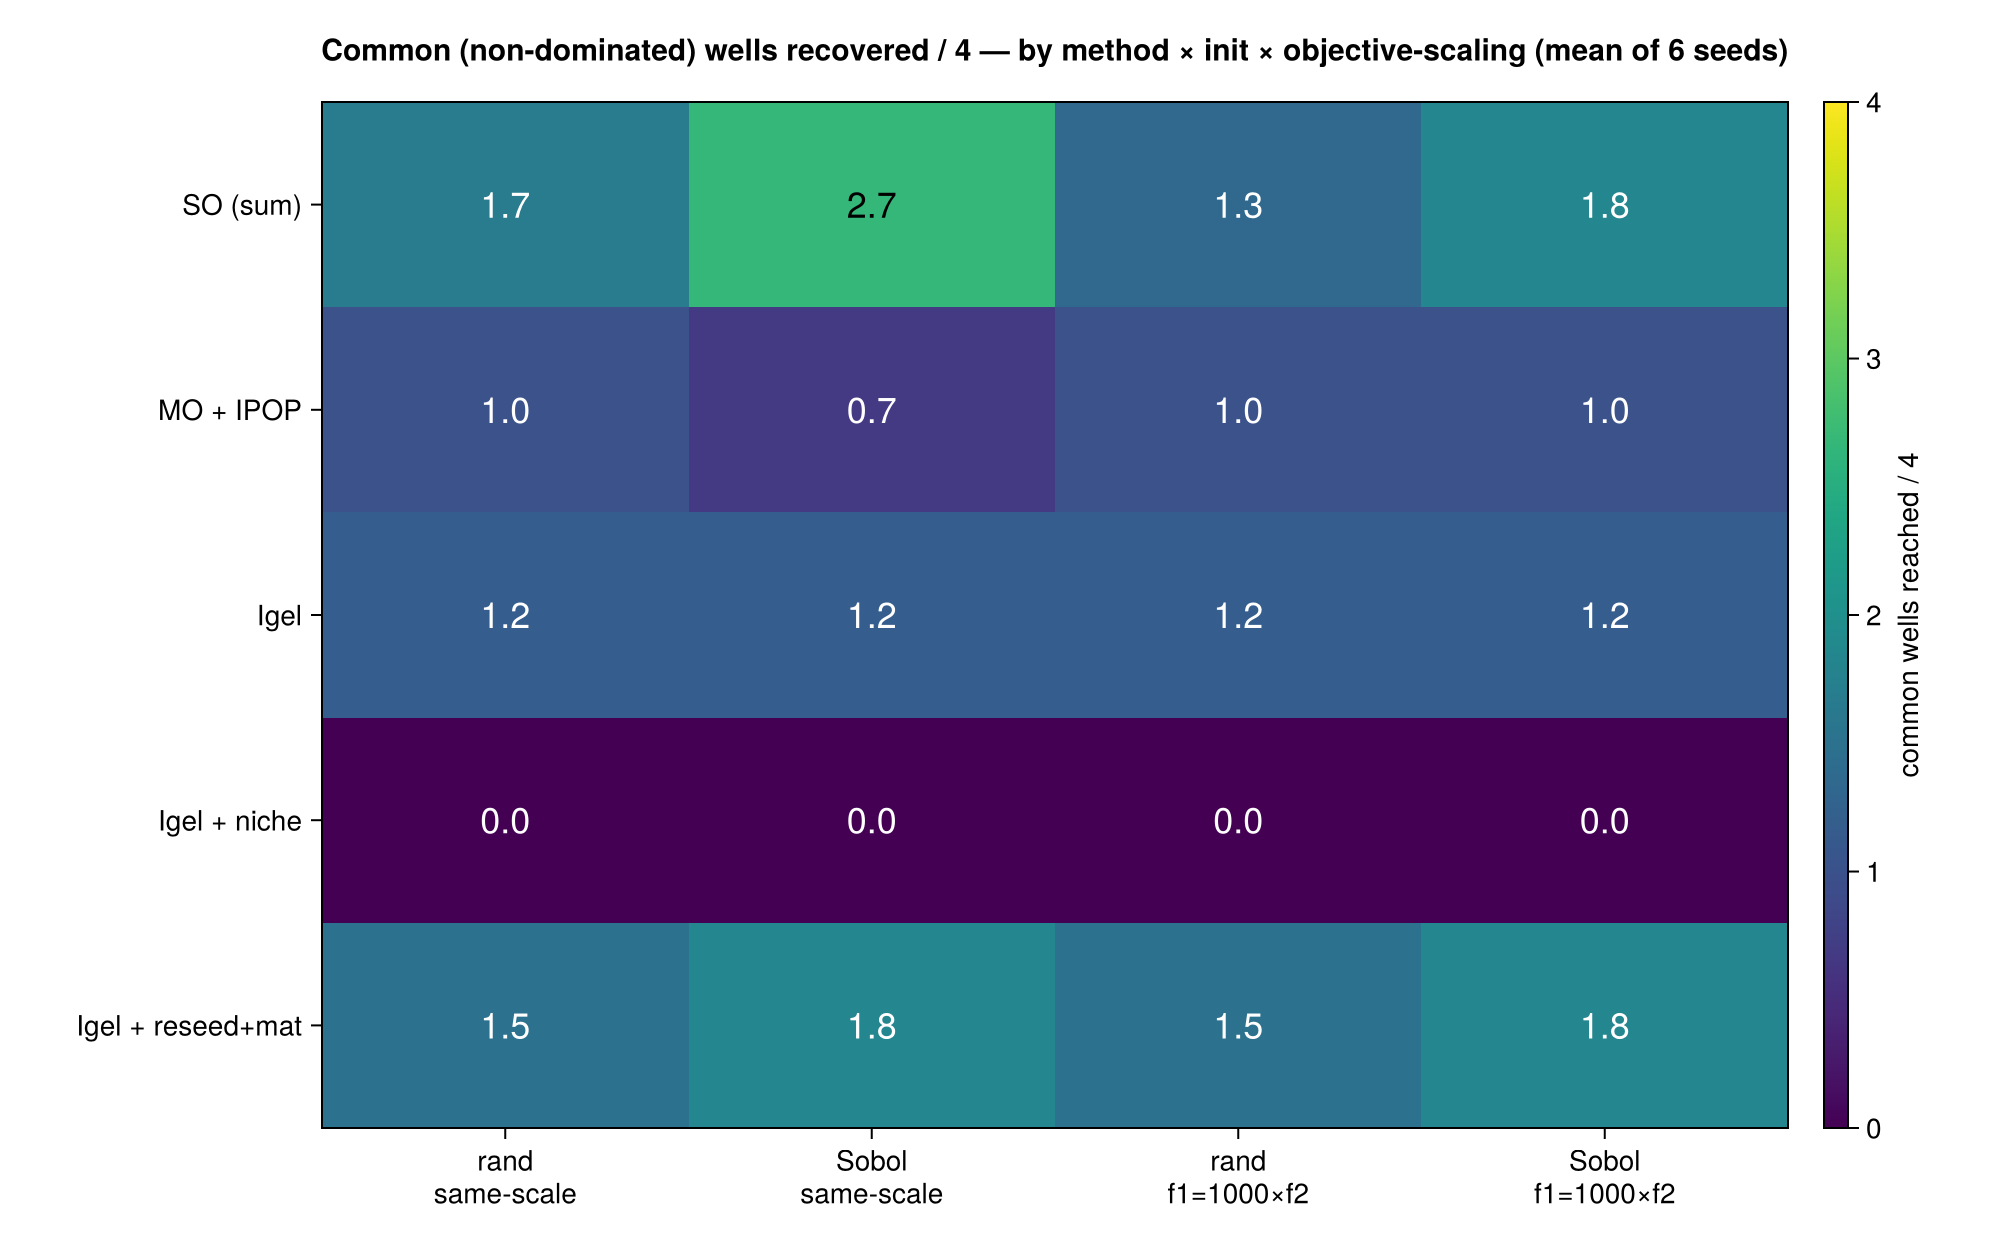

Julia code for this plot:
# Comprehensive panel: which optimizer recovers the COMMON (non-dominated) wells of a 6-D jagged
# shared-well problem, across methods × {Sobol init} × {objective scaling}.
#   Methods: SO (CMA-ES on the sum) · MO+IPOP (single-distribution MOCMAES w/ restarts) ·
#            Igel · Igel+niche · Igel+reseed+maturity   (all population/Pareto methods)
#   Toggles: Sobol vs random initial points · objectives same-scale vs f1 = 1000×f2
# Score = mean (over seeds) # of the 4 common wells reached (decision-near + BOTH objectives deep).
# Run:  ./julia_gdal.sh --project=. test/toy_panel.jl
using Pan
const CMAES=Pan.Search.CMAES; const MOCMAES=Pan.Search.MOCMAES; const IGEL=Pan.Search.IgelMOCMAES; const MOLBSA=Pan.Search.MOLBSA
import Random, Sobol, Statistics, LinearAlgebra
const LA = LinearAlgebra
import CairoMakie
const MK = CairoMakie
const OUTDIR = @__DIR__
const N = 6
const BUDGET = 7200
const SEEDS = 1:6

# ---- fixed surface: 4 common (anti-correlated → non-dominated) + 3 f1-only + 3 f2-only wells ----
# Basins are ANISOTROPIC and randomly ROTATED (precision Σ⁻¹ = Q diag(1/s²) Qᵀ), so the locally
# optimal covariance is non-diagonal and ill-conditioned — this actually exercises CMA-ES's
# covariance adaptation (isotropic wells would make the optimum a sphere).
@inline qf(d, P) = (d' * P * d)
function rand_prec(rng; width, cond)
  Q = Matrix(LA.qr(randn(rng, N, N)).Q)
  s = width .* cond .^ range(-0.5, 0.5; length=N)     # per-axis std devs (geometric mean = width)
  Q * LA.Diagonal(1.0 ./ s.^2) * Q'
end
function mkjag(wells, depths, rng; ns=12, amp=0.05, freq=7)
  Pw = [rand_prec(rng; width=0.11, cond=6.0) for _ in wells]      # rotated, ill-conditioned global wells
  sh = Tuple{Vector{Float64},Float64,Matrix{Float64}}[]; t = 0
  while length(sh) < ns && (t += 1) < 20000
    c = 0.1 .+ 0.8 .* rand(rng, N)
    (all(sum((c.-w).^2) > 0.30^2 for w in wells) && all(sum((c.-s[1]).^2) > 0.25^2 for s in sh)) || continue
    push!(sh, (c, 0.35 + 0.15rand(rng), rand_prec(rng; width=0.06, cond=4.0)))
  end
  function f(u)
    x = clamp.(u, 0, 1)
    v = -sum(depths[i]*exp(-0.5*qf(x .- wells[i], Pw[i])) for i in eachindex(wells))
    v -= sum(s[2]*exp(-0.5*qf(x .- s[1], s[3])) for s in sh)
    v += (amp/N)*sum(sin(freq*π*xi)^2 for xi in x)
    return v
  end
  return f
end
let rng = Random.MersenneTwister(7)
  global W = Vector{Vector{Float64}}()
  while length(W) < 10; c = 0.15 .+ 0.7 .* rand(rng, N); all(sum((c.-w).^2) > 0.50^2 for w in W) && push!(W, c); end
end
const COMMON = W[1:4]; const Δ = [-0.15,-0.05,0.05,0.15]
const g1 = mkjag(vcat(COMMON, W[5:7]), vcat(1 .+ Δ, ones(3)), Random.MersenneTwister(101))   # unscaled surfaces
const g2 = mkjag(vcat(COMMON, W[8:10]), vcat(1 .- Δ, ones(3)), Random.MersenneTwister(202))
const SCALE = 1000        # different-scale objectives: scaled columns use f1 = SCALE×f2 (shared knob with toy_scales.jl / toy_cmaes_jagged_umap.jl)
sob(n) = (s = Sobol.SobolSeq(N); [Sobol.next!(s) for _ in 1:n])
# scale-aware "reached a common well": near it in decision space AND both (unscaled) objectives deep
common(pts) = count(any(sum((p .- w).^2) < 0.20^2 && g1(p) < -0.80 && g2(p) < -0.80 for p in pts) for w in COMMON)

# ---- methods: each returns a set of decision points (the solutions it found) ----
mkmofit(f1, f2) = u -> (uu = clamp.(u,0,1); MOLBSA.MOFitness(Float32[f1(uu), f2(uu)], Float64(f1(uu)+f2(uu))))
function m_so(f1, f2, sobol, seed, budget=BUDGET)
  fso(u) = (uu = clamp.(u,0,1); f1(uu) + f2(uu)); K = 16; gens = max(1, budget ÷ (K*12))
  rng = Random.MersenneTwister(seed); starts = sobol ? sob(K) : [rand(rng, N) for _ in 1:K]
  ends = Vector{Vector{Float64}}()
  for (i, s) in enumerate(starts)
    r = Random.MersenneTwister(1000 + 100seed + i); u0 = collect(Float64, s)
    st = CMAES.CMAESState(copy(u0), 0.25, CMAES.CMAESCandidate(copy(u0), fso(u0)), r; lambda=12, max_iter=10^6)
    for g in 1:gens; xs = CMAES.ask(st); fits = [fso(x) for x in xs]; CMAES.tell!(st, fits, xs); k = argmin(fits); CMAES.note_best!(st, CMAES.CMAESCandidate(copy(xs[k]), fits[k])); end
    push!(ends, clamp.(st.best.x, 0, 1))
  end
  ends, K                                         # K independent restarts
end
function m_moipop(f1, f2, sobol, seed, budget=BUDGET)
  mof = mkmofit(f1, f2); rng = Random.MersenneTwister(seed)
  starts = sobol ? sob(60) : [rand(rng, N) for _ in 1:60]; si = Ref(1)
  nextm() = (m = si[] <= length(starts) ? collect(Float64, starts[si[]]) : rand(rng, N); si[] += 1; m)
  u0 = nextm(); st = MOCMAES.MOCMAESState(u0, 0.3, MOLBSA.MOCandidate(u0, mof(u0)), rng; max_iter=10^6, archive_cap=400)
  evals = 1; stagn = 0; nrestart = 0
  while evals < budget
    xs = CMAES.ask(st); MOCMAES.tell!(st, [mof(x) for x in xs], xs); improved = false
    for x in xs; improved |= MOCMAES.update_archive!(st, MOLBSA.MOCandidate(copy(x), mof(x))); evals += 1; end
    stagn = improved ? 0 : stagn + 1
    if st.sigma < 1e-11 || stagn >= 20
      MOCMAES.restart!(st, nextm(), 0.3; lambda=min(st.lambda*2, 32)); stagn = 0; nrestart += 1
    end
  end
  [m.x for m in st.archive], nrestart            # IPOP restarts
end
function m_igel(f1, f2, sobol, seed, budget=BUDGET; niche=0.0, reseed=0.0, mat=0)
  mof = mkmofit(f1, f2); rng = Random.MersenneTwister(seed); mu = 24; gens = max(1, budget ÷ mu)
  us = sobol ? sob(mu) : [rand(rng, N) for _ in 1:mu]
  st = IGEL.IgelState(us, [MOLBSA.MOCandidate(u, mof(u)) for u in us], rng; sigma0=0.25, archive_cap=400, max_iter=10^6, niche_radius=niche, reseed_sigma=reseed, maturity_period=mat)
  nreseed = 0
  for g in 1:gens; o = IGEL.ask(st); IGEL.tell!(st, [mof(x) for x in o], o); nreseed += count(st._reseed); end
  [m.x for m in st.archive], nreseed             # total individual re-seeds over the run
end

const METHODS = [
  ("SO (sum)",          (f1,f2,sb,sd,bd) -> m_so(f1,f2,sb,sd,bd)),
  ("MO + IPOP",         (f1,f2,sb,sd,bd) -> m_moipop(f1,f2,sb,sd,bd)),
  ("Igel",              (f1,f2,sb,sd,bd) -> m_igel(f1,f2,sb,sd,bd)),
  ("Igel + niche",      (f1,f2,sb,sd,bd) -> m_igel(f1,f2,sb,sd,bd; niche=0.25)),
  ("Igel + reseed+mat", (f1,f2,sb,sd,bd) -> m_igel(f1,f2,sb,sd,bd; reseed=0.02, mat=40)),
]
const COMBOS = [(false,false),(true,false),(false,true),(true,true)]   # (sobol, scaled)
collabels = ["rand\nsame-scale","Sobol\nsame-scale","rand\nf1=$(SCALE)×f2","Sobol\nf1=$(SCALE)×f2"]

M = fill(NaN, length(METHODS), length(COMBOS)); R = fill(NaN, length(METHODS), length(COMBOS))
println("COMMON WELLS REACHED / 4  (anisotropic rotated basins, $(length(SEEDS)) seeds)")
println(rpad("method",20) * "| " * join(rpad.(replace.(collabels, "\n"=>"/"), 16), "| "))
for (mi,(mname,mfn)) in enumerate(METHODS)
  row = String[]
  for (ci,(sobol,scaled)) in enumerate(COMBOS)
    f1 = scaled ? (u->SCALE*g1(u)) : g1; f2 = g2
    rr = [mfn(f1,f2,sobol,sd,BUDGET) for sd in SEEDS]    # each → (points, restart/reseed count)
    vals = [common(r[1]) for r in rr]; rests = [r[2] for r in rr]
    M[mi,ci] = Statistics.mean(vals); R[mi,ci] = Statistics.mean(rests)
    push!(row, rpad("$(round(M[mi,ci],digits=1)) $(minimum(vals))-$(maximum(vals))", 16))
  end
  println(rpad(mname,20) * "| " * join(row, "| "))
end
println("\nRESTARTS / RE-SEEDS per run (mean):  SO = #restarts · MO+IPOP = #IPOP restarts · Igel = #individual re-seeds")
for (mi,(mname,_)) in enumerate(METHODS)
  println(rpad(mname,20) * "| " * join([rpad(round(R[mi,ci],digits=1), 16) for ci in 1:length(COMBOS)], "| "))
end

# ---- third axis: convergence vs. number of fitness evaluations (Sobol init, both scalings) ----
const BUDGETS = [900, 1800, 3600, 7200, 14400]
SCALINGS = ((false, "same-scale"), (true, "f1 = $(SCALE)×f2"))
B = zeros(length(METHODS), length(SCALINGS), length(BUDGETS))   # mean common wells / 4
println("\nCOMMON WELLS vs. FITNESS EVALUATIONS  (Sobol init, $(length(SEEDS)) seeds)")
for (si,(scaled,stitle)) in enumerate(SCALINGS)
  f1 = scaled ? (u->SCALE*g1(u)) : g1; f2 = g2
  println("  [$stitle]   evals: " * join(rpad.(BUDGETS, 8), ""))
  for (mi,(mname,mfn)) in enumerate(METHODS)
    for (bi,bud) in enumerate(BUDGETS)
      B[mi,si,bi] = Statistics.mean([common(mfn(f1,f2,true,sd,bud)[1]) for sd in SEEDS])
    end
    println("    " * rpad(mname,18) * "| " * join([rpad(round(B[mi,si,bi],digits=1),8) for bi in 1:length(BUDGETS)], ""))
  end
end
let
  fig = MK.Figure(size=(1150, 480))
  MK.Label(fig[0,1:2], "Common (non-dominated) wells recovered vs. # fitness evaluations — Sobol init, mean of $(length(SEEDS)) seeds"; fontsize=15, font=:bold)
  colors = MK.cgrad(:tab10, length(METHODS); categorical=true)
  local ax1
  for (si,(scaled,stitle)) in enumerate(SCALINGS)
    ax = MK.Axis(fig[1,si]; xlabel="fitness evaluations (log)", ylabel="common wells reached / 4",
                 title=stitle, xscale=log10, xticks=(BUDGETS, string.(BUDGETS)))
    for mi in 1:length(METHODS)
      MK.scatterlines!(ax, BUDGETS, B[mi,si,:]; color=colors[mi], label=METHODS[mi][1], markersize=10, linewidth=2)
    end
    MK.ylims!(ax, -0.15, 4.15)
    si == 1 && (ax1 = ax)
  end
  MK.Legend(fig[1,3], ax1, "method")
  MK.save(joinpath(OUTDIR,"toy_budget.png"), fig); println("\nwrote ", joinpath(OUTDIR,"toy_budget.png"))
end

# ---- panel figure (heatmap: methods × toggle-combos, annotated with mean/4) ----
let
  fig = MK.Figure(size=(1000, 620))
  MK.Label(fig[0,1], "Common (non-dominated) wells recovered / 4 — by method × init × objective-scaling (mean of $(length(SEEDS)) seeds)"; fontsize=15, font=:bold)
  ax = MK.Axis(fig[1,1]; xticks=(1:length(COMBOS), collabels), yticks=(1:length(METHODS), [m[1] for m in METHODS]), yreversed=true)
  hm = MK.heatmap!(ax, 1:length(COMBOS), 1:length(METHODS), permutedims(M); colormap=:viridis, colorrange=(0,4))
  for mi in 1:length(METHODS), ci in 1:length(COMBOS)
    MK.text!(ax, ci, mi; text=string(round(M[mi,ci],digits=1)), align=(:center,:center), color=M[mi,ci] > 2 ? :black : :white, fontsize=18)
  end
  MK.Colorbar(fig[1,2], hm; label="common wells reached / 4")
  MK.save(joinpath(OUTDIR,"toy_panel.png"), fig); println("\nwrote ", joinpath(OUTDIR,"toy_panel.png"))
end
println("=== COMPREHENSIVE PANEL DONE ===")
